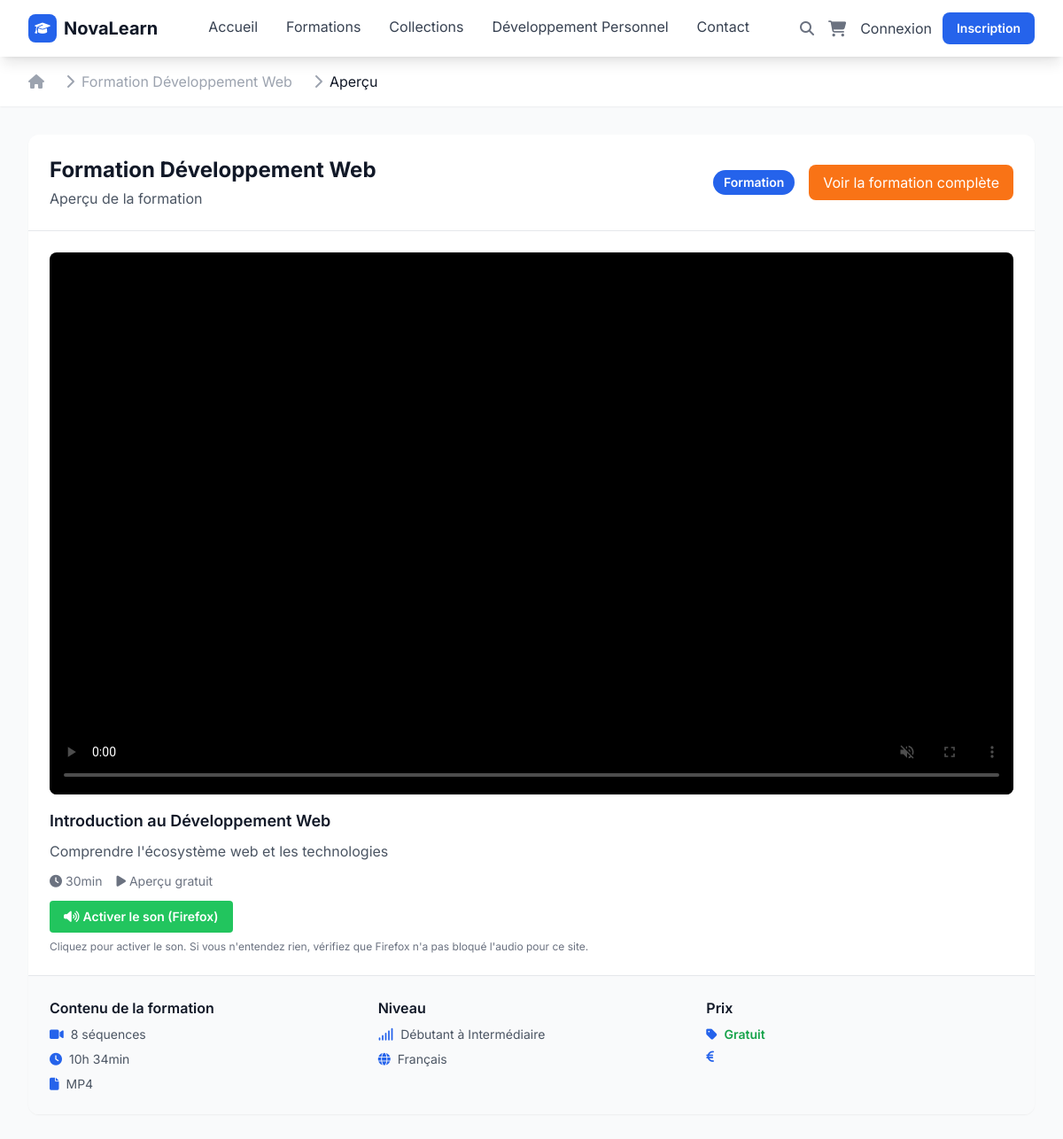
/product/9/preview/, run on the app's committed database.
### store/models.py (models this page shows, shortened)
class Product(models.Model):
    PRODUCT_TYPES = [
        ('formation', 'Formation'),
        ('livre', 'Livre'),
        ('ebook', 'E-book'),
        ('video', 'Vidéo'),
    ]
    FILE_TYPES = [
        ('pdf', 'PDF'),
        ('zip', 'ZIP'),
        ('mp4', 'MP4'),
        ('mov', 'MOV'),
        ('avi', 'AVI'),
    ]
    title = models.CharField(max_length=200, verbose_name="Titre")
    slug = models.SlugField(max_length=200, unique=True, verbose_name="Slug")
    description = models.TextField(verbose_name="Description")
    short_description = models.CharField(max_length=300, verbose_name="Description courte")
    category = models.ForeignKey(Category, on_delete=models.CASCADE, related_name='products', verbose_name="Catégorie")
    product_type = models.CharField(max_length=20, choices=PRODUCT_TYPES, default='formation', verbose_name="Type de produit")
    price_fcfa = models.DecimalField(max_digits=10, decimal_places=2, verbose_name="Prix (FCFA)")
    price_eur = models.DecimalField(max_digits=10, decimal_places=2, verbose_name="Prix (EUR)")
    cover_image = models.ImageField(upload_to=product_image_path, verbose_name="Image de couverture")
    product_file = models.FileField(upload_to=product_file_path, verbose_name="Fichier produit")
    file_type = models.CharField(max_length=10, choices=FILE_TYPES, default='pdf', verbose_name="Type de fichier")
    file_size = models.CharField(max_length=20, blank=True, verbose_name="Taille du fichier")
    duration = models.CharField(max_length=50, blank=True, verbose_name="Durée")
    level = models.CharField(max_length=50, blank=True, verbose_name="Niveau")
    language = models.CharField(max_length=50, default='Français', verbose_name="Langue")
    collection = models.ForeignKey(
        'BookCollection',
        on_delete=models.SET_NULL,
        null=True,
        blank=True,
        related_name='books',
        verbose_name="Collection"
    )
    personal_development_section = models.ForeignKey(
        'PersonalDevelopmentSection',
        on_delete=models.SET_NULL,
        null=True,
        blank=True,
        related_name='books',
        verbose_name="Section développement personnel"
    )
    PRICING_CHOICES = [
        ('free', 'Gratuit'),
        ('paid', 'Payant'),
    ]
    pricing_type = models.CharField(
        max_length=10,
        choices=PRICING_CHOICES,
        default='paid',
        verbose_name="Type de tarification"
    )
    is_featured = models.BooleanField(default=False, verbose_name="Mis en avant")
    is_new = models.BooleanField(default=False, verbose_name="Nouveau")
    is_popular = models.BooleanField(default=False, verbose_name="Populaire")
    is_active = models.BooleanField(default=True, verbose_name="Actif")
    views_count = models.PositiveIntegerField(default=0, verbose_name="Nombre de vues")
    sales_count = models.PositiveIntegerField(default=0, verbose_name="Nombre de ventes")
    downloads_count = models.PositiveIntegerField(default=0, verbose_name="Nombre de téléchargements")
    rating = models.DecimalField(max_digits=3, decimal_places=2, default=0.00, verbose_name="Note moyenne")
    rating_count = models.PositiveIntegerField(default=0, verbose_name="Nombre d'avis")
    meta_title = models.CharField(max_length=200, blank=True, verbose_name="Titre SEO")
    meta_description = models.TextField(blank=True, verbose_name="Description SEO")
    created_at = models.DateTimeField(auto_now_add=True, verbose_name="Créé le")
    updated_at = models.DateTimeField(auto_now=True, verbose_name="Modifié le")
    class Meta:
        verbose_name = "Produit"
        verbose_name_plural = "Produits"
        ordering = ['-created_at']
    def get_total_video_count(self):
        return self.video_sequences.filter(is_active=True).count()
    def get_total_duration(self):
        total_minutes = self.video_sequences.filter(is_active=True).aggregate(
            total=models.Sum('duration')
        )['total'] or 0
        return total_minutes
    def get_total_duration_display(self):
        total_minutes = self.get_total_duration()
        hours = total_minutes // 60
        minutes = total_minutes % 60
        if hours > 0:
            return f"{hours}h {minutes}min"
        return f"{minutes}min"
    def is_free(self):
        return self.pricing_type == 'free' or self.price_fcfa == 0

class VideoSequence(models.Model):
    product = models.ForeignKey(Product, on_delete=models.CASCADE, related_name='video_sequences', verbose_name="Formation")
    title = models.CharField(max_length=200, verbose_name="Titre de la séquence")
    description = models.TextField(blank=True, verbose_name="Description")
    video_file = models.FileField(upload_to='video_sequences/', verbose_name="Fichier vidéo")
    thumbnail = models.ImageField(upload_to='video_thumbnails/', blank=True, null=True, verbose_name="Aperçu")
    duration = models.PositiveIntegerField(default=0, verbose_name="Durée (minutes)")
    order = models.PositiveIntegerField(default=0, verbose_name="Ordre")
    is_preview = models.BooleanField(default=False, verbose_name="Aperçu gratuit")
    is_active = models.BooleanField(default=True, verbose_name="Actif")
    created_at = models.DateTimeField(auto_now_add=True, verbose_name="Créé le")
    updated_at = models.DateTimeField(auto_now=True, verbose_name="Modifié le")
    class Meta:
        verbose_name = "Séquence vidéo"
        verbose_name_plural = "Séquences vidéo"
        ordering = ['order', 'created_at']
    def get_duration_display(self):
        hours = self.duration // 60
        minutes = self.duration % 60
        if hours > 0:
            return f"{hours}h {minutes}min"
        return f"{minutes}min"

### store/views.py (the view)
# urls.py: path('product/<int:product_id>/preview/', views.video_preview, name='video_preview'),
def video_preview(request, product_id):
    product = get_object_or_404(Product, id=product_id, is_active=True)
    preview_sequence = product.video_sequences.filter(
        is_preview=True,
        is_active=True
    ).first()
    if not preview_sequence:
        preview_sequence = product.video_sequences.filter(is_active=True).first()
    context = {
        'product': product,
        'preview_sequence': preview_sequence,
    }
    return render(request, 'store/video_preview.html', context)

### store/templates/store/video_preview.html (shortened to what this page needs)
{% extends 'store/base.html' %}
{% block content %}
<div class="bg-gray-50 min-h-screen">
    <div class="bg-white shadow-sm">
        <div class="max-w-7xl mx-auto px-4 sm:px-6 lg:px-8 py-4">
            <nav class="flex" aria-label="Breadcrumb">
                <ol class="flex items-center space-x-4">
                    <li>
                        <a href="{% url 'store:home' %}" class="text-gray-400 hover:text-gray-500">
                            <i class="fas fa-home"></i>
                        </a>
                    </li>
                    <li>
                        <div class="flex items-center">
                            <i class="fas fa-chevron-right text-gray-400 mx-2"></i>
                            <a href="{% url 'store:product_detail' product.slug %}" class="text-gray-400 hover:text-gray-500">{{ product.title }}</a>
                        </div>
                    </li>
                    <li>
                        <div class="flex items-center">
                            <i class="fas fa-chevron-right text-gray-400 mx-2"></i>
                            <span class="text-gray-900">Aperçu</span>
                        </div>
                    </li>
                </ol>
            </nav>
        </div>
    </div>
    <div class="max-w-7xl mx-auto px-4 sm:px-6 lg:px-8 py-8">
        <div class="bg-white rounded-xl shadow-sm overflow-hidden">
            <div class="p-6 border-b border-gray-200">
                <div class="flex items-center justify-between">
                    <div>
                        <h1 class="text-2xl font-bold text-gray-900">{{ product.title }}</h1>
                        <p class="text-gray-600 mt-1">Aperçu de la formation</p>
                    </div>
                    <div class="flex items-center space-x-4">
                        <span class="bg-primary text-white px-3 py-1 rounded-full text-sm font-semibold">
                            {{ product.get_product_type_display }}
                        </span>
                        <a href="{% url 'store:product_detail' product.slug %}" class="bg-secondary text-white px-4 py-2 rounded-lg hover:bg-secondary-dark transition-colors">
                            Voir la formation complète
                        </a>
                    </div>
                </div>
            </div>
            <div class="p-6">
                {% if preview_sequence %}
                    <div class="relative">
                        <div class="relative bg-black rounded-lg overflow-hidden" style="aspect-ratio: 16/9;">
                            <video
                                id="videoPlayer"
                                class="w-full h-full object-cover"
                                controls
                                preload="metadata"
                                poster="{{ preview_sequence.thumbnail.url|default:product.cover_image.url }}"
                                onerror="console.error('Erreur de chargement de la vidéo')"
                                autoplay
                                muted
                            >
                                <source src="{{ preview_sequence.video_file.url }}" type="video/mp4">
                            </video>
                        </div>
                        <div class="mt-4">
                            <h3 class="text-lg font-semibold text-gray-900">{{ preview_sequence.title }}</h3>
                            {% if preview_sequence.description %}
                                <p class="text-gray-600 mt-2">{{ preview_sequence.description }}</p>
                            {% endif %}
                            <div class="flex items-center space-x-4 mt-3 text-sm text-gray-500">
                                <span><i class="fas fa-clock mr-1"></i>{{ preview_sequence.get_duration_display }}</span>
                                <span><i class="fas fa-play mr-1"></i>Aperçu gratuit</span>
                            </div>
                            <div class="mt-3">
                                <button id="enableVolumeBtn" class="bg-green-500 hover:bg-green-600 text-white px-4 py-2 rounded text-sm transition-colors font-semibold">
                                    <i class="fas fa-volume-up mr-1"></i>Activer le son (Firefox)
                                </button>
                                <div class="mt-2 text-xs text-gray-500">
                                    <p>Cliquez pour activer le son. Si vous n'entendez rien, vérifiez que Firefox n'a pas bloqué l'audio pour ce site.</p>
                                </div>
                            </div>
                        </div>
                    </div>
                {% endif %}
            </div>
            <div class="p-6 bg-gray-50 border-t border-gray-200">
                <div class="grid grid-cols-1 md:grid-cols-3 gap-6">
                    <div>
                        <h4 class="font-semibold text-gray-900 mb-2">Contenu de la formation</h4>
                        <div class="space-y-2 text-sm text-gray-600">
                            <div class="flex items-center">
                                <i class="fas fa-video mr-2 text-primary"></i>
                                <span>{{ product.get_total_video_count }} séquence{{ product.get_total_video_count|pluralize }}</span>
                            </div>
                            <div class="flex items-center">
                                <i class="fas fa-clock mr-2 text-primary"></i>
                                <span>{{ product.get_total_duration_display }}</span>
                            </div>
                            <div class="flex items-center">
                                <i class="fas fa-file mr-2 text-primary"></i>
                                <span>{{ product.file_type|upper }}</span>
                            </div>
                        </div>
                    </div>
                    <div>
                        <h4 class="font-semibold text-gray-900 mb-2">Niveau</h4>
                        <div class="space-y-2 text-sm text-gray-600">
                            {% if product.level %}
                                <div class="flex items-center">
                                    <i class="fas fa-signal mr-2 text-primary"></i>
                                    <span>{{ product.level }}</span>
                                </div>
                            {% endif %}
                            <div class="flex items-center">
                                <i class="fas fa-globe mr-2 text-primary"></i>
                                <span>{{ product.language }}</span>
                            </div>
                        </div>
                    </div>
                    <div>
                        <h4 class="font-semibold text-gray-900 mb-2">Prix</h4>
                        <div class="space-y-2 text-sm text-gray-600">
                            <div class="flex items-center">
                                <i class="fas fa-tag mr-2 text-primary"></i>
                                {% if product.is_free %}
                            <span class="text-green-600 font-semibold">Gratuit</span>
                        {% else %}
                            <span>{{ product.price_fcfa }} FCFA</span>
                        {% endif %}
                            </div>
                            <div class="flex items-center">
                                <i class="fas fa-euro-sign mr-2 text-primary"></i>
                            </div>
                        </div>
                    </div>
                </div>
            </div>
        </div>
    </div>
</div>
{% endblock %}

### data on the page
Product: title "Formation Développement Web", product_type "Formation", get_total_video_count "8", total_duration "10h 34min", file_type "MP4", level "Débutant à Intermédiaire", language "Français"
VideoSequence: title "Introduction au Développement Web", description "Comprendre l'écosystème web et les technologies", duration "30min"
